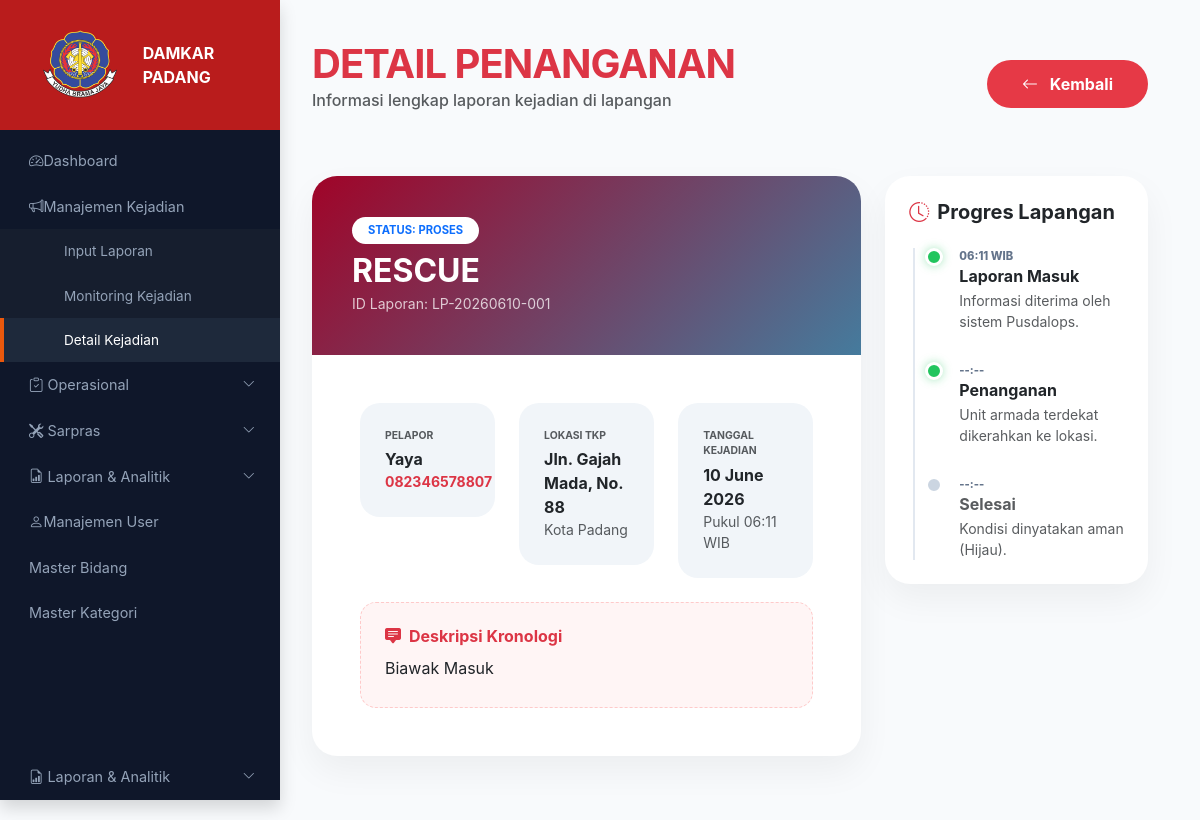
Screenshot of /pages/detail_kejadian.php?no_lp=LP-20260610-001 with the database file from the repository.
### tables this page shows
CREATE TABLE `laporan_kejadian` (
  `id` int NOT NULL,
  `nomor_laporan` varchar(30) NOT NULL,
  `tanggal` date NOT NULL,
  `pelapor` varchar(100) NOT NULL,
  `no_hp` varchar(20) DEFAULT NULL,
  `lokasi` text NOT NULL,
  `jenis_kejadian` enum('kebakaran','banjir','rescue','lainnya') NOT NULL,
  `deskripsi` text,
  `status` enum('masuk','proses','selesai') DEFAULT 'masuk',
  `waktu_proses` timestamp NULL DEFAULT NULL,
  `waktu_selesai` timestamp NULL DEFAULT NULL,
  `created_at` timestamp NOT NULL DEFAULT CURRENT_TIMESTAMP,
  `updated_at` timestamp NOT NULL DEFAULT CURRENT_TIMESTAMP ON UPDATE CURRENT_TIMESTAMP
);

### pages/detail_kejadian.php (the view, shortened to what this page needs)
<?php
$host = "localhost";
$user = "root";
$pass = "";
$db   = "app_damkar";
$conn = mysqli_connect($host, $user, $pass, $db);
$no_lp = mysqli_real_escape_string($conn, $_GET['no_lp']);
$query = mysqli_query($conn, "SELECT * FROM laporan_kejadian WHERE nomor_laporan = '$no_lp'");
$data  = mysqli_fetch_assoc($query);
$lokasi    = isset($data['lokasi']) ? $data['lokasi'] : 'Lokasi tidak spesifik';
$deskripsi = isset($data['deskripsi']) ? $data['deskripsi'] : 'Tidak ada rincian tambahan.';
$status        = strtolower($data['status']);
$waktu_awal    = date('H:i', strtotime($data['created_at']));
$waktu_proses  = (!empty($data['waktu_proses']) && $data['waktu_proses'] != '0000-00-00 00:00:00')
                 ? date('H:i', strtotime($data['waktu_proses'])) . ' WIB'
                 : '--:--';
$waktu_selesai = (!empty($data['waktu_selesai']) && $data['waktu_selesai'] != '0000-00-00 00:00:00')
                 ? date('H:i', strtotime($data['waktu_selesai'])) . ' WIB'
                 : '--:--';
?>
<!DOCTYPE html>
<html lang="id">
<head>
    <link href="https://cdn.jsdelivr.net/npm/bootstrap@5.3.3/dist/css/bootstrap.min.css" rel="stylesheet">
    <link rel="stylesheet" href="https://cdn.jsdelivr.net/npm/bootstrap-icons@1.11.3/font/bootstrap-icons.min.css">
    <link rel="stylesheet" href="../assets/css/style.css">
</head>
<body>
    <?php include '../config/sidebar.php'; ?>
    <div class="main-wrapper w-100">
        <div class="container-fluid">
            <div class="d-flex justify-content-between align-items-center mb-5">
                <div>
                    <h1 class="title-large m-0">DETAIL PENANGANAN</h1>
                    <p class="text-muted fw-medium">Informasi lengkap laporan kejadian di lapangan</p>
                </div>
                <a href="monitoring_kejadian.php" class="btn-kembali">
                    <i class="bi bi-arrow-left me-2"></i> Kembali
                </a>
            </div>
            <div class="row g-4">
                <div class="col-lg-8">
                    <div class="card-main mb-4">
                        <div class="hero-info">
                            <div class="d-flex justify-content-between align-items-center">
                                <div>
                                    <span class="badge bg-white text-primary mb-2 rounded-pill px-3 py-2 fw-bold" style="font-size: 0.7rem;">
                                        STATUS: <?= strtoupper($data['status']) ?>
                                    </span>
                                    <h2 class="fw-bold m-0"><?= strtoupper($data['jenis_kejadian']) ?></h2>
                                    <small class="opacity-75">ID Laporan: <?= $no_lp ?></small>
                                </div>
                            </div>
                        </div>
                        <div class="card-body p-4 p-md-5">
                            <div class="row g-4 mb-4">
                                <div class="col-md-4">
                                    <div class="info-grid">
                                        <small class="text-muted d-block mb-1 text-uppercase fw-bold" style="font-size: 0.65rem;">Pelapor</small>
                                        <div class="fw-bold"><?= $data['pelapor'] ?></div>
                                        <div class="text-danger small fw-bold"><?= $data['no_hp'] ?></div>
                                    </div>
                                </div>
                                <div class="col-md-4">
                                    <div class="info-grid">
                                        <small class="text-muted d-block mb-1 text-uppercase fw-bold" style="font-size: 0.65rem;">Lokasi TKP</small>
                                        <div class="fw-bold"><?= $lokasi ?></div>
                                        <div class="text-muted small">Kota Padang</div>
                                    </div>
                                </div>
                                <div class="col-md-4">
                                    <div class="info-grid">
                                        <small class="text-muted d-block mb-1 text-uppercase fw-bold" style="font-size: 0.65rem;">Tanggal Kejadian</small>
                                        <div class="fw-bold"><?= date('d F Y', strtotime($data['created_at'])) ?></div>
                                        <div class="text-muted small">Pukul <?= $waktu_awal ?> WIB</div>
                                    </div>
                                </div>
                            </div>
                            <div class="p-4 rounded-4" style="background: #fff5f5; border: 1px dashed #fecaca;">
                                <h6 class="fw-bold text-danger mb-2"><i class="bi bi-chat-square-text-fill me-2"></i>Deskripsi Kronologi</h6>
                                <p class="m-0 text-dark" style="line-height: 1.8; text-align: justify;">
                                    <?= $deskripsi ?>
                                </p>
                            </div>
                        </div>
                    </div>
                </div>
                <div class="col-lg-4">
                    <div class="card-main p-4">
                        <h5 class="fw-bold mb-4 d-flex align-items-center">
                            <i class="bi bi-clock-history text-danger me-2"></i> Progres Lapangan
                        </h5>
                        <div class="timeline">
                            <div class="timeline-item">
                                <div class="timeline-marker marker-active"></div>
                                <span class="time-badge"><?= $waktu_awal ?> WIB</span>
                                <h6 class="fw-bold mb-1">Laporan Masuk</h6>
                                <p class="small text-muted mb-0">Informasi diterima oleh sistem Pusdalops.</p>
                            </div>
                            <div class="timeline-item">
                                <div class="timeline-marker <?= ($status == 'proses' || $status == 'selesai') ? 'marker-active' : '' ?>"></div>
                                <span class="time-badge"><?= $waktu_proses ?></span>
                                <h6 class="fw-bold mb-1 <?= ($status == 'masuk') ? 'text-muted' : '' ?>">Penanganan</h6>
                                <p class="small text-muted mb-0">Unit armada terdekat dikerahkan ke lokasi.</p>
                            </div>
                            <div class="timeline-item mb-0">
                                <div class="timeline-marker <?= ($status == 'selesai') ? 'marker-active' : '' ?>"></div>
                                <span class="time-badge"><?= $waktu_selesai ?></span>
                                <h6 class="fw-bold mb-1 <?= ($status != 'selesai') ? 'text-muted' : '' ?>">Selesai</h6>
                                <p class="small text-muted mb-0">Kondisi dinyatakan aman (Hijau).</p>
                            </div>
                        </div>
                    </div>
                </div>
            </div>
        </div>
    </div>
</body>
</html>

### assets/css/style.css (style rules this page uses)
:root { --fire-red: #b91c1c; --fire-orange: #ea580c; --dark-sidebar: #0f172a; --sidebar-text: #94a3b8; --bg-light: #f1f5f9; --purple-primary: #3f37c9; --white: #ffffff; --text-dark: #1e293b; --text-muted: #64748b; }
* { font-family: "Inter", sans-serif; }
body { background-color: var(--bg-light); margin: 0; display: flex; min-height: 100vh; }

### pages/detail_kejadian.php (style rules this page uses)
:root { --damkar-red: #e63946; --damkar-dark: #9f0925; }
body { background-color: #f8fafc; font-family: 'Plus Jakarta Sans', sans-serif; }
.main-wrapper { margin-left: 260px; padding: 40px; }
.title-large { font-weight: 700; font-size: 2.5rem; color: #dc3545; letter-spacing: -1px; }
.btn-kembali { background-color: var(--damkar-red); color: white; padding: 12px 35px; border-radius: 50px; font-weight: 700; text-decoration: none; transition: 0.3s; border: none; }
.card-main { border: none; border-radius: 25px; box-shadow: 0 15px 35px rgba(0,0,0,0.05); background: white; overflow: hidden; }
.hero-info { background: linear-gradient(135deg, #a00428 0%, #457b9d 100%); color: white; padding: 40px; }
.timeline { position: relative; padding-left: 20px; }
.timeline:before { content: ""; position: absolute; left: 4px; top: 0; bottom: 0; width: 2px; background: #e2e8f0; }
.timeline-item { position: relative; margin-bottom: 30px; padding-left: 30px; }
.timeline-marker { position: absolute; left: -4px; top: 0; width: 18px; height: 18px; border-radius: 50%; background: #cbd5e1; border: 3px solid white; z-index: 2; }
.marker-active { background: #22c55e; box-shadow: 0 0 10px rgba(34, 197, 94, 0.4); }
.time-badge { font-size: 0.7rem; font-weight: 800; color: #64748b; text-transform: uppercase; display: block; margin-bottom: 2px; }
.info-grid { background: #f1f5f9; border-radius: 20px; padding: 25px; }

### rows the page displays
laporan_kejadian: status "PROSES", jenis_kejadian "RESCUE", pelapor "Yaya", no_hp "082346578807", lokasi "Jln. Gajah Mada, No. 88", created_at "10 June 2026", created_at "06:11", deskripsi "Biawak Masuk", waktu_proses "--:--", waktu_selesai "--:--"

### other values shown
$no_lp "LP-20260610-001"
